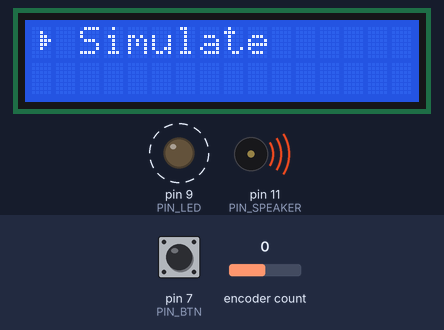
The sketch below on a simulated Arduino Uno, built with avr-gcc and run on an emulated ATmega328P. On the bench: 16×2 character LCD, output pins drawn as LEDs (lit = HIGH), buzzer (waves = sounding). Dashed ring = blinking. Inputs (shaded band) come from the test bench; at power-on: pin 7 (PIN_BTN) HIGH, encoder count 0. Pins used as bus, display or sensor lines are not drawn; what the sketch prints to the serial monitor is not drawn.

Above: at 1.2 s.
1.3 s: pin 7 (PIN_BTN) pulled LOW for 0.15 s
At 1.8 s:
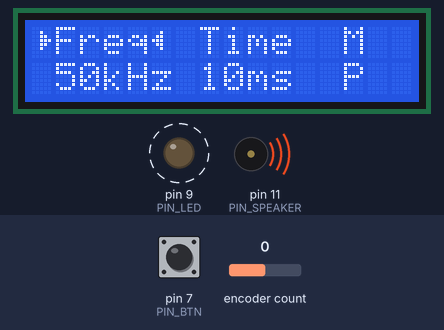
2.0 s: encoder count set to 1
At 2.4 s:
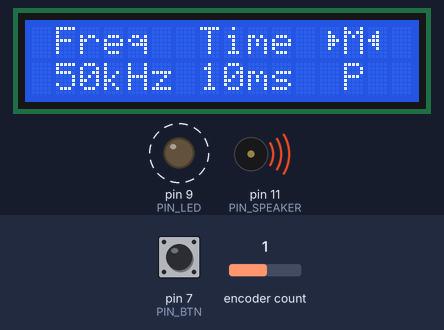
4.5 s: encoder count set to 2
At 4.9 s:
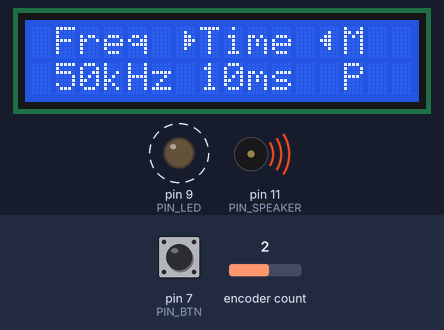
7.1 s: pin 7 (PIN_BTN) pulled LOW for 0.15 s
At 7.6 s:
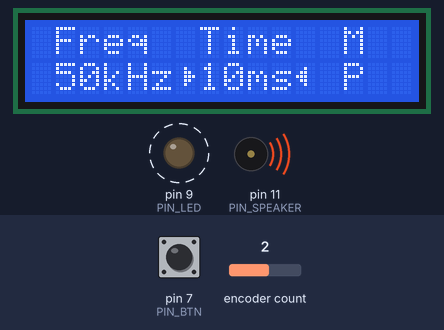
7.8 s: pin 7 (PIN_BTN) pulled LOW for 1 s
At 8.7 s:
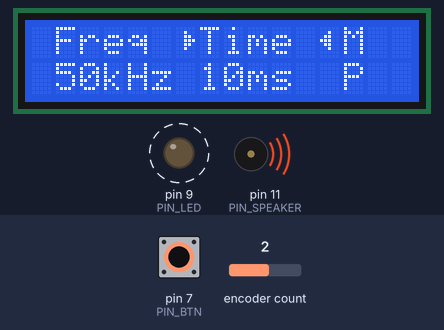
9.4 s: encoder count set to 3
At 10.2 s:
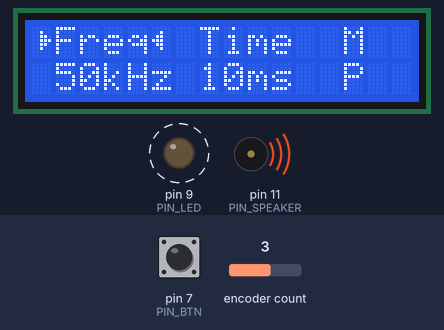
Timing chart, 0 to 13.4 s (numbered marks = the images above; inputs shaded):
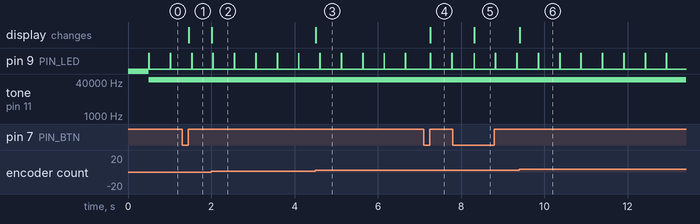

Measured:
- after the input at 1.3 s, the display: changes after 0.16 s (image 1)
- after the input at 2.0 s, the display: changes at once (image 2)
- after the input at 4.5 s, the display: changes at once (image 3)
- after the input at 7.1 s, the display: changes after 0.16 s (image 4)
- after the input at 7.8 s, the display: changes after 0.51 s (image 5)
- after the input at 9.4 s, the display: changes at once (image 6)
- by itself, pin 9 (PIN_LED): alternates HIGH for 0.01 s and LOW for 0.50 s

The sketch:

BatSim.ino
```cpp
#include <Arduino.h>
#include <LiquidCrystal.h>
#include <Encoder.h>
#include <elapsedMillis.h>
#include <math.h>

// Leave this file empty, except for Includes of Arduino Libraries
// see http://www.gammon.com.au/forum/?id=12625
```

BatSim.cpp
```cpp
#include <Arduino.h>
#include "LcdDisplay.h"

#include <Arduino.h>
#include <LiquidCrystal.h>
#include <Encoder.h>
#include <elapsedMillis.h>
#include <math.h>


#define BTN_NO_PRESS    0
#define BTN_LONG_PRESS  1
#define BTN_SHORT_PRESS 2

#define PIN_SPEAKER   11
#define PIN_LED        9
#define PIN_ROT_1      2
#define PIN_ROT_2      8
#define PIN_BTN        7

Encoder _enc(2, 8);

LcdDisplay * _lcd;

elapsedMillis _waitTime = 0;
elapsedMillis _debounceTime = 0;

byte _lastBtnState = 0;
byte _preScaler = 8;
byte _timerRegister = 0;

int _freqValue = 50;
int _durationValue = 10;

MenuItem * root;
MenuItem * mnuFrq;
MenuItem * mnuDuration;
MenuItem * mnuMode;

#define SIM_MODE_PULSE     0
#define SIM_MODE_MANUAL    1
#define SIM_MODE_CONTINOUS 2

const char * modes = "PMC";
byte _currentMode = SIM_MODE_PULSE;


void pwmOn()
{
    PORTB |= _BV(PB1);
    TCCR2B = _preScaler;
}

void pwmOff()
{
    TCCR2B = 0;

    // Set to Clear on Compare Match
    TCCR2A = _BV(COM2A1) | _BV(WGM21);
    // Force Compare
    TCCR2B |= _BV(FOC2A);
    // Set back to Toggle on Compare Match
    TCCR2A = _BV(COM2A0) | _BV(WGM21);

    PORTB &= ~_BV(PB1);
}

void pulse()
{
    pwmOn();
    delay(_durationValue);
    pwmOff();
}


void updateFreq(int delta)
{
    int val = min(max(_freqValue + delta, 1), 90);
    sprintf(mnuFrq->value, "%2ikHz", val);
    _freqValue = val;
}

void updateDuration(int delta)
{
    int val = min(max(_durationValue + delta, 1), 900);
    sprintf(mnuDuration->value, "%2ims", val);
    _durationValue = val;
}

void updateMode(int delta)
{
    byte val = ((_currentMode + delta % 3) + 3) % 3;
    mnuMode->value[0] = modes[val];
    _currentMode = val;
}

void exitOnEnter()
{
    _lcd->exit();
}

void setup() {
    Serial.begin(115200);

    pinMode(PIN_SPEAKER, OUTPUT);
    pinMode(PIN_LED, OUTPUT);
    pinMode(PIN_BTN, INPUT_PULLUP);

    TCCR2A = _BV(COM2A0) | _BV(WGM21);
    TCCR2B = 0;
    OCR2A = 128;

    _lastBtnState = digitalRead(PIN_BTN);

    root = new MenuItem();
    root->createSubMenus(1);

    MenuItem * simulateMenu = root->subMenus[0];
    simulateMenu->name = "Simulate";
    simulateMenu->mode = MENU_ITEM_MODE_HORIZONTAL;

    simulateMenu->createSubMenus(3);

    mnuFrq = simulateMenu->subMenus[0];
    mnuFrq->name = "Freq";
    mnuFrq->value = new char[10];
    mnuFrq->updateFunc = &updateFreq;
    mnuFrq->enterFunc = &exitOnEnter;
    mnuFrq->mode = MENU_ITEM_MODE_VALUE;

    mnuDuration = simulateMenu->subMenus[1];
    mnuDuration->name = "Time ";
    mnuDuration->value = new char[10];
    mnuDuration->updateFunc = &updateDuration;
    mnuDuration->enterFunc = &exitOnEnter;
    mnuDuration->mode = MENU_ITEM_MODE_VALUE;

    mnuMode = simulateMenu->subMenus[2];
    mnuMode->name = "M";
    mnuMode->value = new char[2];
    mnuMode->updateFunc = &updateMode;
    mnuMode->enterFunc = &pulse;
    mnuMode->mode = MENU_ITEM_MODE_VALUE;
    mnuMode->value[0] = 'P';
    mnuMode->value[1] = 0;

    updateFreq(0);
    updateDuration(0);

    _lcd = new LcdDisplay(root);
    _lcd->init();
}


float setFrequency(int setPointKhz) {
    int preScalerValue = 8;
    if (setPointKhz >= 32)
    {
        preScalerValue = 1;
        _preScaler = _BV(CS20);
    }
    else if (setPointKhz >= 4)
    {
        preScalerValue = 8;
        _preScaler = _BV(CS21);
    }
    else
    {
        preScalerValue = 32;
        _preScaler = _BV(CS21) | _BV(CS20);
    }
    _timerRegister = (byte)round(8000.0 / (setPointKhz * preScalerValue) - 1);
    OCR2A = _timerRegister;

    return round(80000.0 / (preScalerValue * (1 + _timerRegister))) / 10.0;
}

byte _lastButtonPress = BTN_NO_PRESS;

byte isButtonPressed()
{
    byte btn = digitalRead(PIN_BTN);
    if (btn == LOW && _debounceTime > 50 && _lastButtonPress == BTN_NO_PRESS)
    {
        _debounceTime = 0;
        while ((_debounceTime < 5 || btn == LOW) && _debounceTime < 500)
        {
            btn = digitalRead(PIN_BTN);
        }
        if (_debounceTime >= 500)
        {
            _lastButtonPress = BTN_LONG_PRESS;
        }
        else
        {
            _lastButtonPress = BTN_SHORT_PRESS;
        }
        _debounceTime = 0;
    }
    else if (btn == HIGH && _lastButtonPress != BTN_NO_PRESS && _debounceTime > 50)
    {
        _lastButtonPress = BTN_NO_PRESS;
        _debounceTime = 0;
    }
    else
    {
        return BTN_NO_PRESS;
    }
    return _lastButtonPress;
}


void loop()
{
    byte btnState = isButtonPressed();
    if (btnState == BTN_SHORT_PRESS)
    {
        _lcd->enter();
    }
    else if (btnState == BTN_LONG_PRESS)
    {
        _lcd->exit();
    }

    setFrequency(_freqValue);
    _lcd->update(_enc.read() / 4);

    switch (_currentMode)
    {
    case SIM_MODE_PULSE:
        if (_waitTime > 500)
        {
            pulse();
            _waitTime = 0;
        }
        break;
    case SIM_MODE_MANUAL:
        pwmOff();
        break;
    case SIM_MODE_CONTINOUS:
        pwmOn();
        break;
    }
}
```

LcdDisplay.cpp
```cpp
#include "LcdDisplay.h"

byte arrowLeft[8] = {
  B00000,
  B00100,
  B01100,
  B11100,
  B01100,
  B00100,
  B00000,
};

byte arrowRight[8] = {
  B00000,
  B00100,
  B00110,
  B00111,
  B00110,
  B00100,
  B00000,
};

#define CHAR_ARROW_LEFT (char)1
#define CHAR_ARROW_RIGHT (char)2

LcdDisplay::LcdDisplay(MenuItem * rootMenu)
{
    _rootMenu = rootMenu;
    _currentMenu = _rootMenu;
}

void LcdDisplay::init()
{
    _lcd.begin(16, 2);
    _lcd.createChar(1, arrowLeft);
    _lcd.createChar(2, arrowRight);
}

void LcdDisplay::update(int encoderValue)
{
    if (_lastEncoderValue == encoderValue)
    {
        renderMenu();
        return;
    }

    if (_currentMenu->updateFunc != nullptr)
    {
        _currentMenu->updateFunc(_lastEncoderValue - encoderValue);
    }

    if (_lastEncoderValue > encoderValue)
    {
        _lastDirection = MENU_DIRECTION_DOWN_RIGHT;
    } else
    {
        _lastDirection = MENU_DIRECTION_UP_LEFT;
    }

    if (_currentMenu->_subMenuCount > 0)
    {
        int newVal = (_currentMenu->_currentIndex + (_lastEncoderValue - encoderValue)) % _currentMenu->_subMenuCount;
        if (newVal < 0)
        {
            newVal += _currentMenu->_subMenuCount;
        }
        _currentMenu->_currentIndex = newVal;
    }
    _lastEncoderValue = encoderValue;
    renderMenu();
}

void LcdDisplay::enter()
{
    if (_currentMenu->_subMenuCount == 0)
    {
        if (_currentMenu->updateFunc != nullptr)
        {
            _currentMenu->enterFunc();
        }
        return;
    }
    Serial.println(_currentMenu->_subMenuCount);
    _currentMenu = _currentMenu->subMenus[_currentMenu->_currentIndex];
    _lastDirection = 0;
    renderMenu();
}

void LcdDisplay::exit()
{
    if (_currentMenu == _rootMenu)
    {
        return;
    }
    _currentMenu = _currentMenu->_parent;
    renderMenu();
}

MenuItem::MenuItem()
{
    _currentIndex = 0;
    _subMenuCount = 0;
    mode = MENU_ITEM_MODE_VERTICAL;
    value = nullptr;
    updateFunc = nullptr;
    enterFunc = nullptr;
}

void MenuItem::createSubMenus(byte count)
{
    subMenus = new MenuItem*[count];
    _subMenuCount = count;
    for (byte i = 0; i < count; i++)
    {
        subMenus[i] = new MenuItem();
        subMenus[i]->_parent = this;
    }
}

void LcdDisplay::renderMenu()
{
    switch (_currentMenu->mode )
    {
    case MENU_ITEM_MODE_HORIZONTAL:
        renderMenuHorizontal();
        break;
    case MENU_ITEM_MODE_VERTICAL:
        renderMenuVertical();
        break;
    case MENU_ITEM_MODE_VALUE:
        renderMenuHorizontal();
        break;
    }
}

void chrCpy(char* dest, byte destIndex, const char* source, byte length)
{
    for (byte i = 0; i < length; i++)
    {
        dest[destIndex + i] = source[i];
    }
}

void LcdDisplay::renderMenuHorizontal()
{
    MenuItem * menu;
    if (_currentMenu->mode == MENU_ITEM_MODE_HORIZONTAL)
    {
        menu = _currentMenu;
    } else
    {
        menu = _currentMenu->_parent;
    }


    int charIndex = 1;

    char line1[] = "                ";
    char line2[] = "                ";
    for (byte i = 0; i < menu->_subMenuCount; i++)
    {
        MenuItem * item = menu->subMenus[i];
        byte nameLen = strlen(item->name);

        byte valLen = 0;
        if (item->value != nullptr)
        {
            valLen = strlen(item->value);
        }

        byte len = max(nameLen, valLen);

        if (charIndex + len <= 15)
        {
            chrCpy(line1, charIndex, item->name, nameLen);
            chrCpy(line2, charIndex, item->value, valLen);

            if (i == menu->_currentIndex)
            {
                if (_currentMenu->mode == MENU_ITEM_MODE_HORIZONTAL)
                {
                    line1[charIndex-1] = CHAR_ARROW_RIGHT;
                    line1[charIndex+nameLen] = CHAR_ARROW_LEFT;
                }
                else if (valLen > 0)
                {
                    line2[charIndex-1] = CHAR_ARROW_RIGHT;
                    line2[charIndex+valLen] = CHAR_ARROW_LEFT;
                }
            }
            charIndex += len+1;
        }
        else
        {
            break;
        }
    }
    _lcd.setCursor(0, 0);
    _lcd.print(line1);
    _lcd.setCursor(0, 1);
    _lcd.print(line2);
}


void LcdDisplay::renderMenuVertical()
{
    byte idx = _currentMenu->_currentIndex;
    if (_lastDirection == MENU_DIRECTION_UP_LEFT || _currentMenu->_subMenuCount == 1)
    {
        _lcd.setCursor(0,0);
        _lcd.print(CHAR_ARROW_RIGHT);
        _lcd.printf(" %-14s", _currentMenu->subMenus[idx]->name);
        _lcd.setCursor(0,1);
        if (_currentMenu->_subMenuCount > 1)
        {
            idx = (idx + 1) % _currentMenu->_subMenuCount;
            _lcd.printf("  %-14s", _currentMenu->subMenus[idx]->name);
        }
        _lcd.print("                ");
    }
    else
    {
        _lcd.setCursor(0,1);
        _lcd.print(CHAR_ARROW_RIGHT);
        _lcd.printf(" %-14s", _currentMenu->subMenus[idx]->name);
        _lcd.setCursor(0,0);
        idx = (_currentMenu->_subMenuCount + idx - 1) % _currentMenu->_subMenuCount;
        _lcd.printf("  %-14s", _currentMenu->subMenus[idx]->name);
    }

}


LcdDisplay::~LcdDisplay()
{
}
```

LcdDisplay.h
```cpp
#pragma once
#include <Arduino.h>
#include <LiquidCrystal.h>
#include <math.h>

#define MENU_ITEM_MODE_HORIZONTAL 0
#define MENU_ITEM_MODE_VERTICAL   1
#define MENU_ITEM_MODE_VALUE      2

#define MENU_DIRECTION_UP_LEFT    0
#define MENU_DIRECTION_DOWN_RIGHT 1

class MenuItem
{
private:
public:
    MenuItem();

    byte _subMenuCount = 0;
    byte _currentIndex = 0;
    MenuItem * _parent;
    const char * name;
    MenuItem * * subMenus;
    char * value;
    byte mode;
    void (*updateFunc) (int);
    void (*enterFunc) (void);

    void createSubMenus(byte count);
};


class LcdDisplay
{
private:
    LiquidCrystal _lcd = LiquidCrystal(19, 18, 17, 16, 15, 14);

    MenuItem * _rootMenu;
    MenuItem * _currentMenu;

    int _lastEncoderValue = 0;
    byte _lastDirection = 1;

    void renderMenu();
    void renderMenuHorizontal();
    void renderMenuVertical();
public:
    LcdDisplay(MenuItem * rootMenu);

    void init();
    void update(int encoderValue);
    void enter();
    void exit();

    ~LcdDisplay();
};
```
